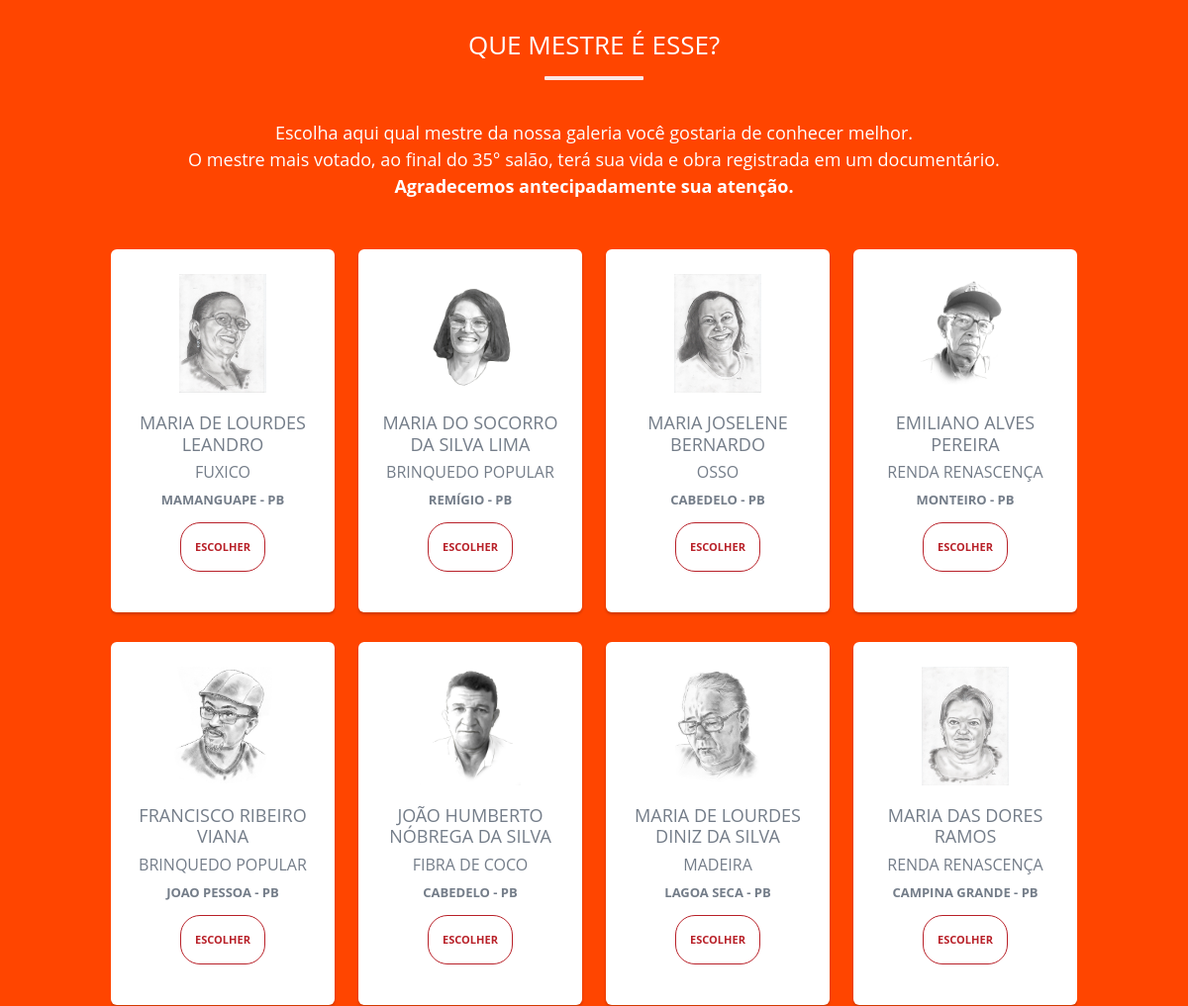
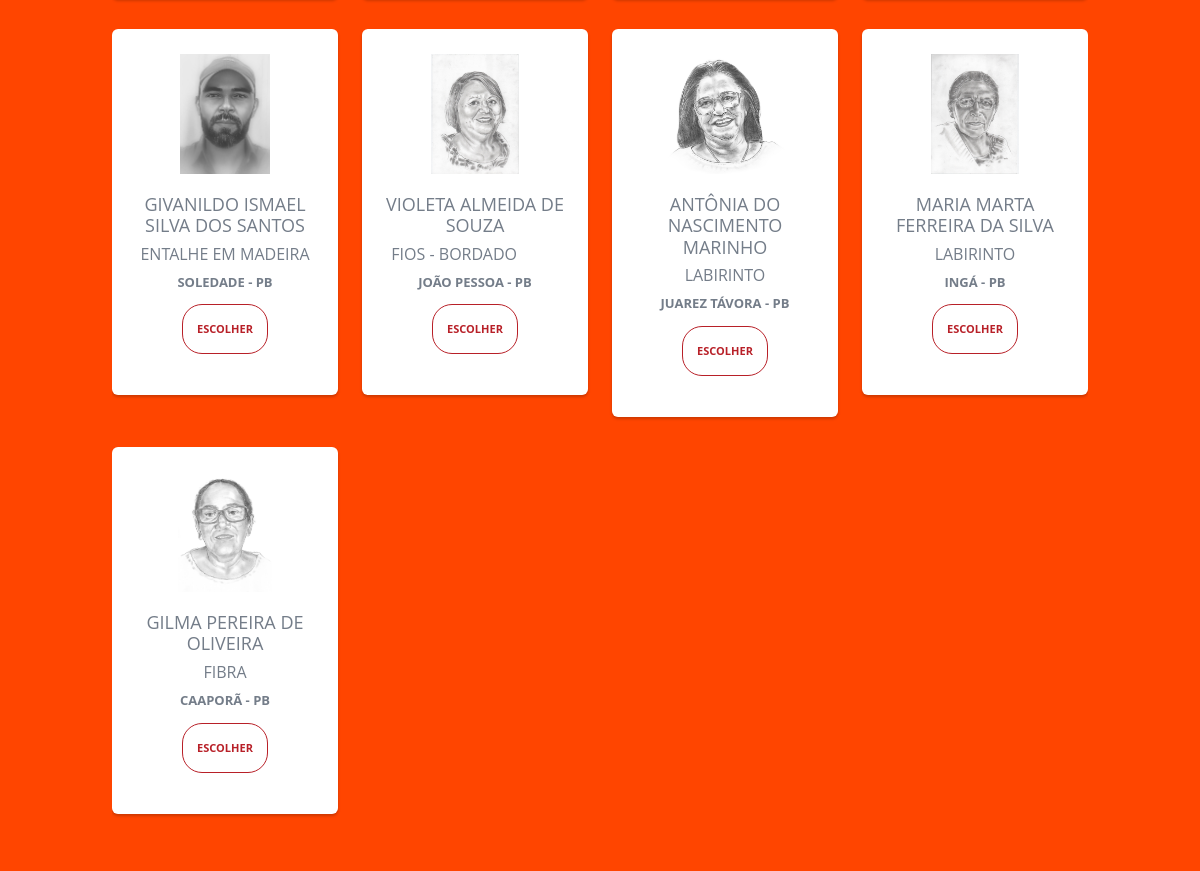
The page /mestres.php on the database its author committed (2 pictures, top to bottom).
### tables this page shows
CREATE TABLE `mestres` (
  `id` int(100) NOT NULL,
  `mestre` varchar(100) NOT NULL,
  `cidade` varchar(100) NOT NULL,
  `categoria` varchar(100) NOT NULL
);

### mestres.php (the view, shortened to what this page needs)
<?php
include ("header.php");
include ("conecta.inc.php");
    $busca = "SELECT * FROM mestres order by rand()";
    $dados2 = mysqli_query($conn,$busca);
?>
    <div class="container-xl">
        <div class="row">
            <div class="col-md-12">
                <p style = "text-align: center; font-size: 18px; color: #fff;">Escolha aqui qual mestre da nossa galeria você gostaria de conhecer melhor.<br>
                 O mestre mais votado, ao final do 35° salão, terá sua vida e obra registrada em um documentário.
                    <br><b>Agradecemos antecipadamente sua atenção.</b></p>
                <div id="myCarousel" class="carousel slide" data-ride="carousel" data-interval="0">
                <div class="carousel-inner">
                    <div class="item carousel-item active">
                        <div class="row">
                        <?php while($dados = mysqli_fetch_array($dados2)){ ?>
                            <div class="col-sm-3" style="margin-bottom: 30px;">
                                <div class="thumb-wrapper">
                                    <div class="img-box">
                                        <img src="imagens/mestres/<?=$dados['id'];?>.jpg" class="img-fluid" alt="">
                                    </div>
                                    <div class="thumb-content">
                                        <form action="obrigado.php" method="post">
                                            <h4><?=$dados['mestre'];?></h4>
                                            <p><?=$dados['categoria'];?></p>
                                            <p class="item-price"><b><?=$dados['cidade'];?></b></p>
                                            <button type="submit" class="btn btn-primary">Escolher</button>
                                        </form>
                                    </div>
                                </div>
                            </div>
                            <?php } ?>
                        </div>
                    </div>
                </div>
            </div>
            </div>
        </div>
    </div>
</body>
</html>

### header.php (shortened to what this page needs)
<html lang="pt">
    <head>
    <link href="css/style2.css" rel="stylesheet">
     <link href="https://cdn.jsdelivr.net/npm/bootstrap@5.1.3/dist/css/bootstrap.min.css" rel="stylesheet">
    <link rel="stylesheet" href="{{url_for('static', filename = 'font_awesome.min.css')}}" />
  </head>
  <body>
    <header>
     <div id="topo">
      <p style="text-align: center;"><h2><b>Que Mestre é Esse?</b></h2></p>
     </div>
    </header>

### header.php (style rules this page uses)
body { background-color: linear-gradient(180deg, #eee, #fff 100px, #fff); }
body { background: orangered; font-family: "Open Sans", sans-serif; }
h2 { color: #fff; font-size: 26px; font-weight: 300; text-align: center; text-transform: uppercase; position: relative; margin: 30px 0 60px; }
h2::after { content: ""; width: 100px; position: absolute; margin: 0 auto; height: 4px; border-radius: 1px; background: #fbe7e4; left: 0; right: 0; bottom: -20px; }
.carousel { margin: 50px auto; padding: 0 70px; }
.carousel .item { color: #747d89; min-height: 325px; text-align: center; overflow: hidden; }
.carousel .thumb-wrapper { padding: 25px 15px; background: #fff; border-radius: 6px; text-align: center; position: relative; box-shadow: 0 2px 3px rgba(0,0,0,0.2); }
.carousel .item .img-box { height: 120px; margin-bottom: 20px; width: 100%; position: relative; }
.carousel .item img { max-width: 100%; max-height: 100%; display: inline-block; position: absolute; bottom: 0; margin: 0 auto; left: 0; right: 0; }
.carousel .item h4 { font-size: 18px; }
.carousel .item h4, .carousel .item p, .carousel .item ul { margin-bottom: 5px; }
.carousel .thumb-content .btn { color: #b82028; font-size: 11px; text-transform: uppercase; font-weight: bold; background: none; border: 1px solid #b82028; padding: 6px 14px; margin-top: 5px; line-height: 16px; border-radius: 20px; }
.carousel .item-price { font-size: 13px; padding: 2px 0; }

### rows shown on the page
mestres: shows a picture, mestre "MARIA DE LOURDES LEANDRO", categoria "FUXICO", cidade "MAMANGUAPE - PB"
mestres: shows a picture, mestre "MARIA DO SOCORRO DA SILVA LIMA", categoria "BRINQUEDO POPULAR", cidade "REMÍGIO - PB"
mestres: shows a picture, mestre "MARIA JOSELENE BERNARDO", categoria "OSSO", cidade "CABEDELO - PB"
mestres: shows a picture, mestre "EMILIANO ALVES PEREIRA", categoria "RENDA RENASCENÇA", cidade "MONTEIRO - PB"
mestres: shows a picture, mestre "FRANCISCO RIBEIRO VIANA", categoria "BRINQUEDO POPULAR", cidade "JOAO PESSOA - PB"
mestres: shows a picture, mestre "JOÃO HUMBERTO NÓBREGA DA SILVA", categoria "FIBRA DE COCO", cidade "CABEDELO - PB"
mestres: shows a picture, mestre "MARIA DE LOURDES DINIZ DA SILVA", categoria "MADEIRA", cidade "LAGOA SECA - PB"
mestres: shows a picture, mestre "MARIA DAS DORES RAMOS", categoria "RENDA RENASCENÇA", cidade "CAMPINA GRANDE - PB"
mestres: shows a picture, mestre "GIVANILDO ISMAEL SILVA DOS SANTOS", categoria "ENTALHE EM MADEIRA", cidade "SOLEDADE - PB"
mestres: shows a picture, mestre "VIOLETA ALMEIDA DE SOUZA", categoria "FIOS - BORDADO", cidade "JOÃO PESSOA - PB"
mestres: shows a picture, mestre "ANTÔNIA DO NASCIMENTO MARINHO", categoria "LABIRINTO", cidade "JUAREZ TÁVORA - PB"
mestres: shows a picture, mestre "MARIA MARTA FERREIRA DA SILVA", categoria "LABIRINTO", cidade "INGÁ - PB"
mestres: shows a picture, mestre "GILMA PEREIRA DE OLIVEIRA", categoria "FIBRA", cidade "CAAPORÃ - PB"
